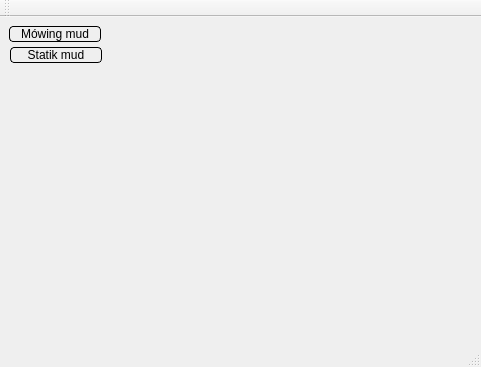
<?xml version="1.0" encoding="UTF-8"?>
<ui version="4.0">
 <class>MenuWindow</class>
 <widget class="QMainWindow" name="MenuWindow">
  <property name="geometry">
   <rect>
    <x>0</x>
    <y>0</y>
    <width>481</width>
    <height>367</height>
   </rect>
  </property>
  <property name="windowTitle">
   <string>MenuWindow</string>
  </property>
  <property name="styleSheet">
   <string notr="true">/*WINDOW*/
QFrame{

/*background: qlineargradient(x1: 0, y1: 0, x2: 0, y2: 1,
                                 stop: 0 #ade650, stop: 1.0 #82be37);*/
background-color: rgba(30%, 60%, 100%, 50%);
   border: 1px solid #000;
     border-radius: 10px;}

QLabel{
	color: #000;
}
QLineEdit {
     background: #cdff70;
     border: 1px solid #000;
}

QPushButton{
     background: qlineargradient(x1: 0, y1: 0, x2: 0, y2: 1,
                                 stop: 0 #AAA, stop: 0.4 #888,
                                 stop: 0.5 #777, stop: 1.0 #666);
     border-radius: 4px;
     border: 1px solid black;
    width: 90px
}

QPushButton:hover{
     background: qlineargradient(x1: 0, y1: 0, x2: 0, y2: 1,
                                 stop: 0 #CCC, stop: 0.4 #AAA,
                                 stop: 0.5 #999, stop: 1.0 #888);
}

QPushButton:pressed{
     background: qlineargradient(x1: 0, y1: 0, x2: 0, y2: 1,
                                 stop: 0 #888, stop: 0.4 #999,
                                 stop: 0.5 #AAA, stop: 1.0 #CCC);
}</string>
  </property>
  <widget class="QWidget" name="centralWidget">
   <widget class="QPushButton" name="pushButton_3">
    <property name="geometry">
     <rect>
      <x>9</x>
      <y>9</y>
      <width>92</width>
      <height>16</height>
     </rect>
    </property>
    <property name="text">
     <string>Mówing mud</string>
    </property>
   </widget>
   <widget class="QPushButton" name="pushButton_4">
    <property name="geometry">
     <rect>
      <x>10</x>
      <y>30</y>
      <width>92</width>
      <height>16</height>
     </rect>
    </property>
    <property name="text">
     <string>Statik mud</string>
    </property>
   </widget>
  </widget>
  <widget class="QMenuBar" name="menuBar">
   <property name="geometry">
    <rect>
     <x>0</x>
     <y>0</y>
     <width>481</width>
     <height>20</height>
    </rect>
   </property>
  </widget>
  <widget class="QToolBar" name="mainToolBar">
   <attribute name="toolBarArea">
    <enum>TopToolBarArea</enum>
   </attribute>
   <attribute name="toolBarBreak">
    <bool>false</bool>
   </attribute>
  </widget>
  <widget class="QStatusBar" name="statusBar"/>
 </widget>
 <layoutdefault spacing="6" margin="11"/>
 <resources/>
 <connections/>
</ui>
